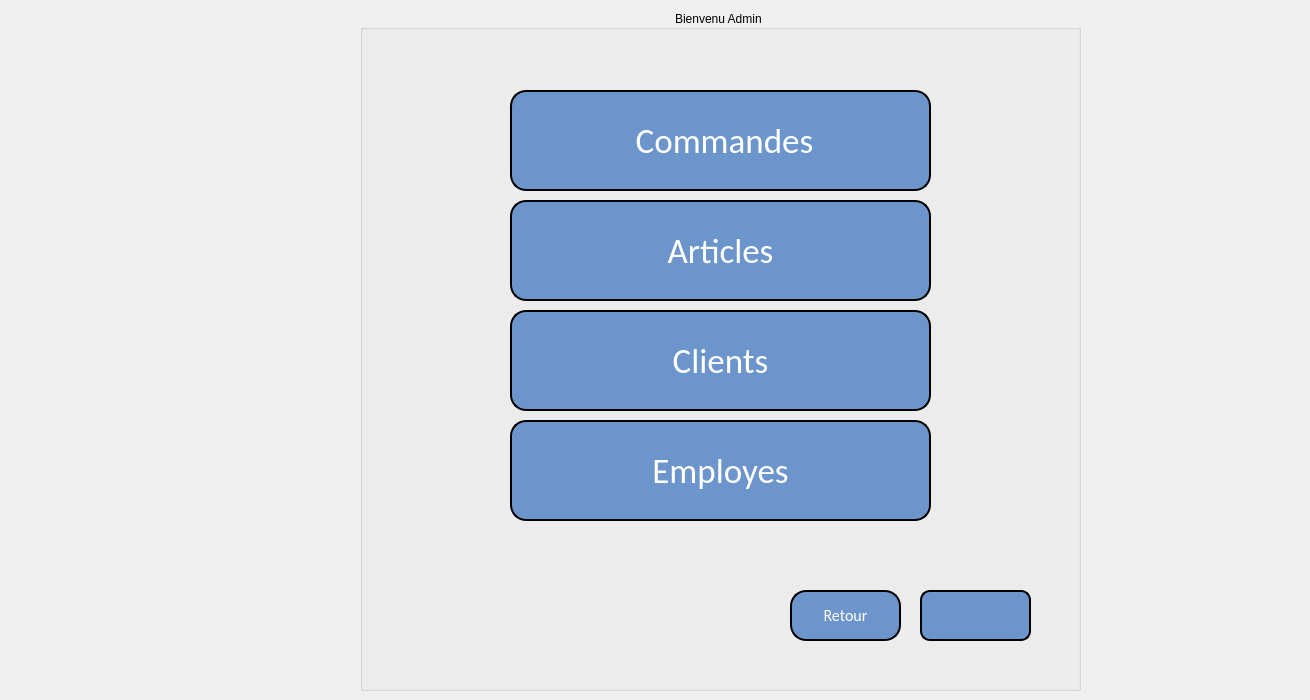
    <widget class="QWidget" name="page_2">
     <widget class="QLabel" name="label_5">
      <property name="geometry">
       <rect>
        <x>70</x>
        <y>0</y>
        <width>1211</width>
        <height>691</height>
       </rect>
      </property>
      <property name="text">
       <string/>
      </property>
      <property name="pixmap">
       <pixmap resource="resource.qrc">:/image/wt.jpg</pixmap>
      </property>
     </widget>
     <widget class="QGroupBox" name="groupBox_2">
      <property name="geometry">
       <rect>
        <x>360</x>
        <y>10</y>
        <width>721</width>
        <height>681</height>
       </rect>
      </property>
      <property name="styleSheet">
       <string notr="true">font: 75 20pt &quot;Script MT Bold&quot;;</string>
      </property>
      <property name="title">
       <string>Bienvenu Admin </string>
      </property>
      <property name="alignment">
       <set>Qt::AlignCenter</set>
      </property>
      <widget class="QPushButton" name="GestionCom_3">
       <property name="geometry">
        <rect>
         <x>150</x>
         <y>190</y>
         <width>421</width>
         <height>101</height>
        </rect>
       </property>
       <property name="styleSheet">
        <string notr="true"> border: 2px solid black;
font: italic 8pt &quot;Palace Script MT&quot;;
border-radius: 10px;
  color: white;
  padding: 25px;
  text-align: center;
  
font-family:calibri;
  display: inline-block;
  font-size: 35px;
 
  border-radius : 16px;
background-color:rgb(108, 149, 203)</string>
       </property>
       <property name="text">
        <string>Articles</string>
       </property>
       <property name="icon">
        <iconset resource="resource.qrc">
         <normaloff>:/image/icons8-vêtements-50.png</normaloff>:/image/icons8-vêtements-50.png</iconset>
       </property>
       <property name="iconSize">
        <size>
         <width>60</width>
         <height>60</height>
        </size>
       </property>
      </widget>
      <widget class="QPushButton" name="quitter_2">
       <property name="geometry">
        <rect>
         <x>560</x>
         <y>580</y>
         <width>111</width>
         <height>51</height>
        </rect>
       </property>
       <property name="styleSheet">
        <string notr="true"> border: 2px solid black;
border-radius: 10px;
  color: white;
  padding: 8px;
  text-align: center;
  
font-family:calibri;
  display: inline-block;
  font-size: 14px;
 
  border-radius : 10px;
background-color:rgb(108, 149, 203)</string>
       </property>
       <property name="text">
        <string/>
       </property>
       <property name="icon">
        <iconset resource="resource.qrc">
         <normaloff>:/image/icons8-log-out-64.png</normaloff>:/image/icons8-log-out-64.png</iconset>
       </property>
       <property name="iconSize">
        <size>
         <width>30</width>
         <height>30</height>
        </size>
       </property>
      </widget>
      <widget class="QPushButton" name="GestionCom_2">
       <property name="geometry">
        <rect>
         <x>150</x>
         <y>80</y>
         <width>421</width>
         <height>101</height>
        </rect>
       </property>
       <property name="styleSheet">
        <string notr="true"> border: 2px solid black;
font: italic 8pt &quot;Palace Script MT&quot;;
border-radius: 15px;
  color: white;
  padding: 30px;
  text-align: center;
  
font-family:calibri;
  display: inline-block;
  font-size: 35px;
 
  border-radius : 16px;
background-color:rgb(108, 149, 203)</string>
       </property>
       <property name="text">
        <string> Commandes</string>
       </property>
       <property name="icon">
        <iconset resource="resource.qrc">
         <normaloff>:/image/icons8-shopping-cart-64.png</normaloff>:/image/icons8-shopping-cart-64.png</iconset>
       </property>
       <property name="iconSize">
        <size>
         <width>60</width>
         <height>60</height>
        </size>
       </property>
      </widget>
      <widget class="QPushButton" name="GestionCom_4">
       <property name="geometry">
        <rect>
         <x>150</x>
         <y>300</y>
         <width>421</width>
         <height>101</height>
        </rect>
       </property>
       <property name="styleSheet">
        <string notr="true"> border: 2px solid black;
font: italic 8pt &quot;Palace Script MT&quot;;
border-radius: 10px;
  color: white;
  padding: 25px;
  text-align: center;
  
font-family:calibri;
  display: inline-block;
  font-size: 35px;
 
  border-radius : 16px;
background-color:rgb(108, 149, 203)</string>
       </property>
       <property name="text">
        <string>Clients</string>
       </property>
       <property name="icon">
        <iconset resource="resource.qrc">
         <normaloff>:/image/client.png</normaloff>:/image/client.png</iconset>
       </property>
       <property name="iconSize">
        <size>
         <width>60</width>
         <height>60</height>
        </size>
       </property>
      </widget>
      <widget class="QPushButton" name="GestionCom_8">
       <property name="geometry">
        <rect>
         <x>150</x>
         <y>410</y>
         <width>421</width>
         <height>101</height>
        </rect>
       </property>
       <property name="styleSheet">
        <string notr="true"> border: 2px solid black;
font: italic 8pt &quot;Palace Script MT&quot;;
border-radius: 10px;
  color: white;
  padding: 25px;
  text-align: center;
  
font-family:calibri;
  display: inline-block;
  font-size: 35px;
 
  border-radius : 16px;
background-color:rgb(108, 149, 203)</string>
       </property>
       <property name="text">
        <string>Employes</string>
       </property>
       <property name="icon">
        <iconset resource="resource.qrc">
         <normaloff>:/image/employes.png</normaloff>:/image/employes.png</iconset>
       </property>
       <property name="iconSize">
        <size>
         <width>60</width>
         <height>60</height>
        </size>
       </property>
      </widget>
      <widget class="QPushButton" name="pushButton_7">
       <property name="geometry">
        <rect>
         <x>430</x>
         <y>580</y>
         <width>111</width>
         <height>51</height>
        </rect>
       </property>
       <property name="styleSheet">
        <string notr="true"> border: 2px solid black;
border-radius: 10px;
  color: white;
  padding: 10px;
  text-align: center;
  
font-family:calibri;
  display: inline-block;
  font-size: 16px;
 
  border-radius : 16px;
background-color:rgb(108, 149, 203)</string>
       </property>
       <property name="text">
        <string>Retour</string>
       </property>
       <property name="icon">
        <iconset resource="resource.qrc">
         <normaloff>:/image/icons8-return-50 (1).png</normaloff>:/image/icons8-return-50 (1).png</iconset>
       </property>
      </widget>
     </widget>
     <widget class="QLabel" name="label_6">
      <property name="geometry">
       <rect>
        <x>1070</x>
        <y>20</y>
        <width>231</width>
        <height>221</height>
       </rect>
      </property>
      <property name="text">
       <string/>
      </property>
      <property name="pixmap">
       <pixmap resource="resource.qrc">:/image/Capture d’écran 2022-04-06 014158.png</pixmap>
      </property>
     </widget>
    </widget>
